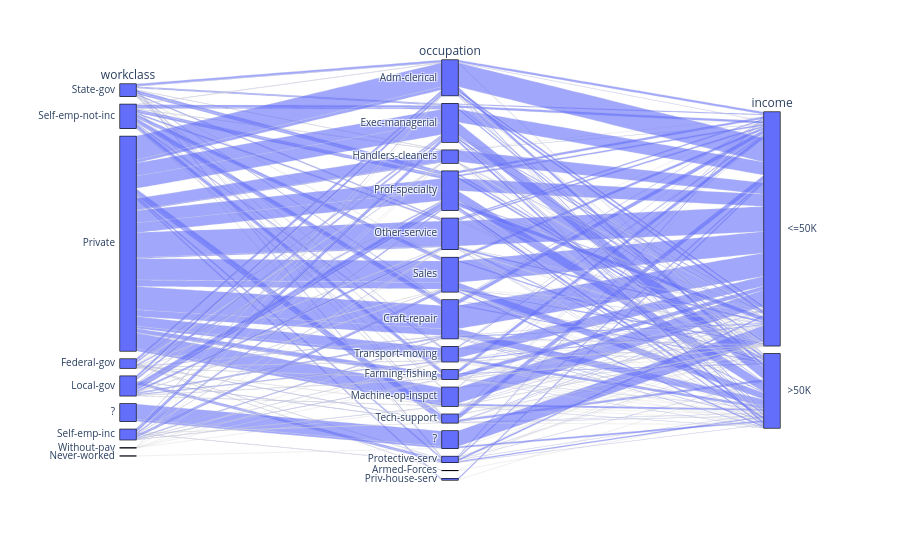

The notebook cell saved with this chart:
### Code cell
grafico = px.parallel_categories(base_census, dimensions=['workclass','occupation', 'income'])
grafico.show()

### Figure 1 — Plotly figure (JSON) as saved in the notebook; plotly's stock layout.template omitted (floating-point values rounded to 4 significant figures; data arrays with more than 128 entries replaced by an {"elided": "..."} marker saying what was removed)
{"data": [{"dimensions": [{"label": "workclass", "values": {"elided": "32561 str values"}}, {"label": "occupation", "values": {"elided": "32561 str values"}}, {"label": "income", "values": {"elided": "32561 str values"}}], "domain": {"x": [0, 1], "y": [0, 1]}, "name": "", "type": "parcats"}], "layout": {"legend": {"tracegroupgap": 0}, "margin": {"t": 60}}}
